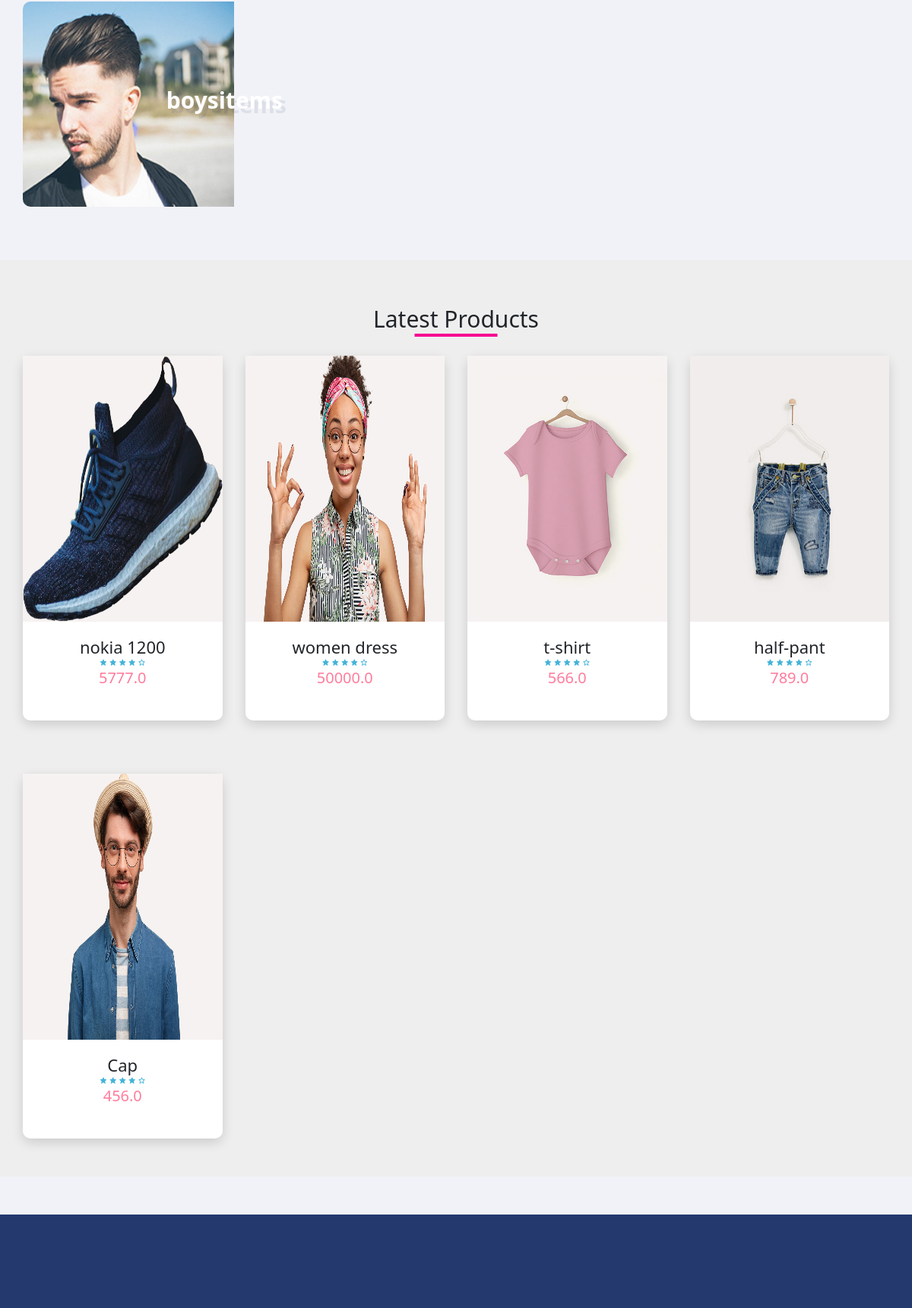
The app's page / (middle part), older data.
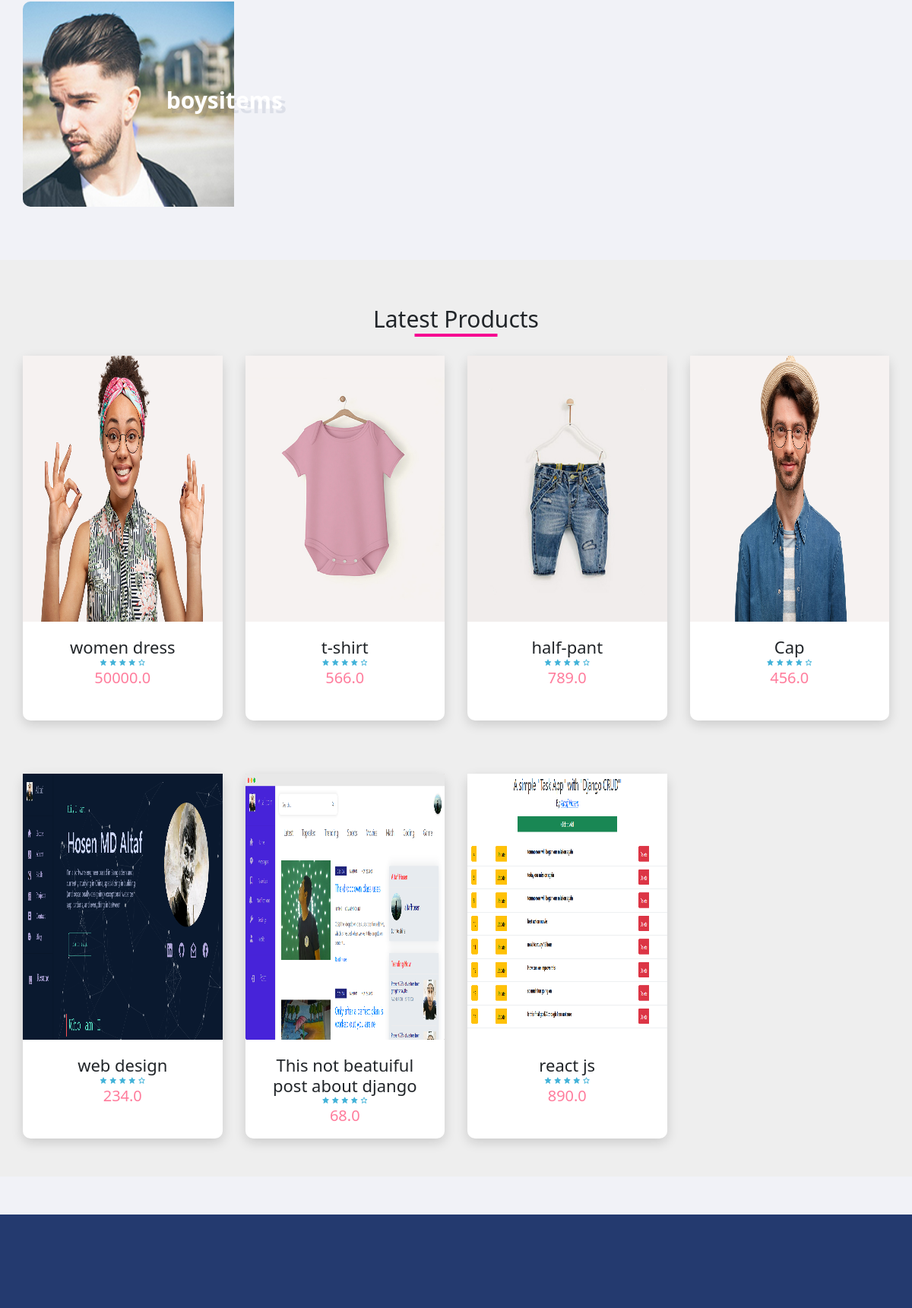
The same page, newer data.
### products/models.py (models this page shows, shortened)
class Category(models.Model):
    name = models.CharField(max_length=200,db_index=True)
    slug = models.SlugField(max_length=200,unique=True)
    image = models.ImageField(upload_to='category_img',default='/static/images/cover.jpg')
    created_at = models.DateTimeField(auto_now_add=True,blank=True, null=True)
    class Meta:
        ordering = ('name',)
        verbose_name = 'category'
        verbose_name_plural = 'categories'

class Product(models.Model):
    title = models.CharField(max_length=100)
    price = models.FloatField()
    discount_price = models.FloatField(blank=True, null=True)
    category = models.ForeignKey(Category,
                                 related_name='products',
                                 on_delete=models.CASCADE)
    description = models.TextField(blank=True, null=True)
    image = models.ImageField(upload_to='product_img',default='/static/images/cover.jpg')
    available = models.BooleanField(default=True)
    created_at = models.DateTimeField(auto_now_add=True)
    updated_at = models.DateTimeField(auto_now=True)
    favourites = models.ManyToManyField(
        User, related_name='favourite', default=None, blank=True)

### forntpage/views.py (the view)
# urls.py: path('', include('forntpage.urls')),
def forntpage(request):
    products=Product.objects.all()
    categorys=Category.objects.all()
    context ={
        'products':products,
        'categorys':categorys
    }
    return render(request, 'forntpage/forntpage.html',context)

### templates/forntpage/forntpage.html (shortened to what this page needs)
{% extends "base.html" %}
{% block content %}
{% include 'products/navbar.html' %}
  <main>
    <section class=" section">
      <div class="advert-center container">
      {% for cat in categorys %}
        <div class="advert-box">
            <div class="content">
              <h2>{{ cat.name }} </h2>
            </div>
          <img src="{{ cat.image.url }}" alt="">
        </div>
{% endfor %}
</div>
    </section>
    <section class="section featured">
        <div class="title">
          <h1>Latest Products</h1>
        </div>
        <div class="product-center container">
            {% for product in products %}
          <div class="product">
            <div class="product-header">
              <img src="{{ product.image.url }}" alt="">
            </div>
            <div class="product-footer">
              <a href="{% url 'products:productdetails' product.pk %}"><h3>{{ product.title }}</h3></a>
              <div class="rating">
                <i class="bx bxs-star"></i>
                <i class="bx bxs-star"></i>
                <i class="bx bxs-star"></i>
                <i class="bx bxs-star"></i>
                <i class="bx bx-star"></i>
              </div>
              <h4 class="price">{{ product.price }}</h4>
            </div>
          </div>
          {% endfor %}
        </div>
      </section>
    <section class="section">
      <div class="product-banner">
        <div class="left">
        </div>
        <div class="right">
        </div>
      </div>
    </section>
  </main>
{% endblock content %}

Row changes from the older to the newer data that the page shows:
removed Product: image (picture), title "nokia 1200", price "5777.0"
added Product: image (picture), title "web design", price "234.0"
added Product: image (picture), title "This not beatuiful post about django", price "68.0"
added Product: image (picture), title "react js", price "890.0"
